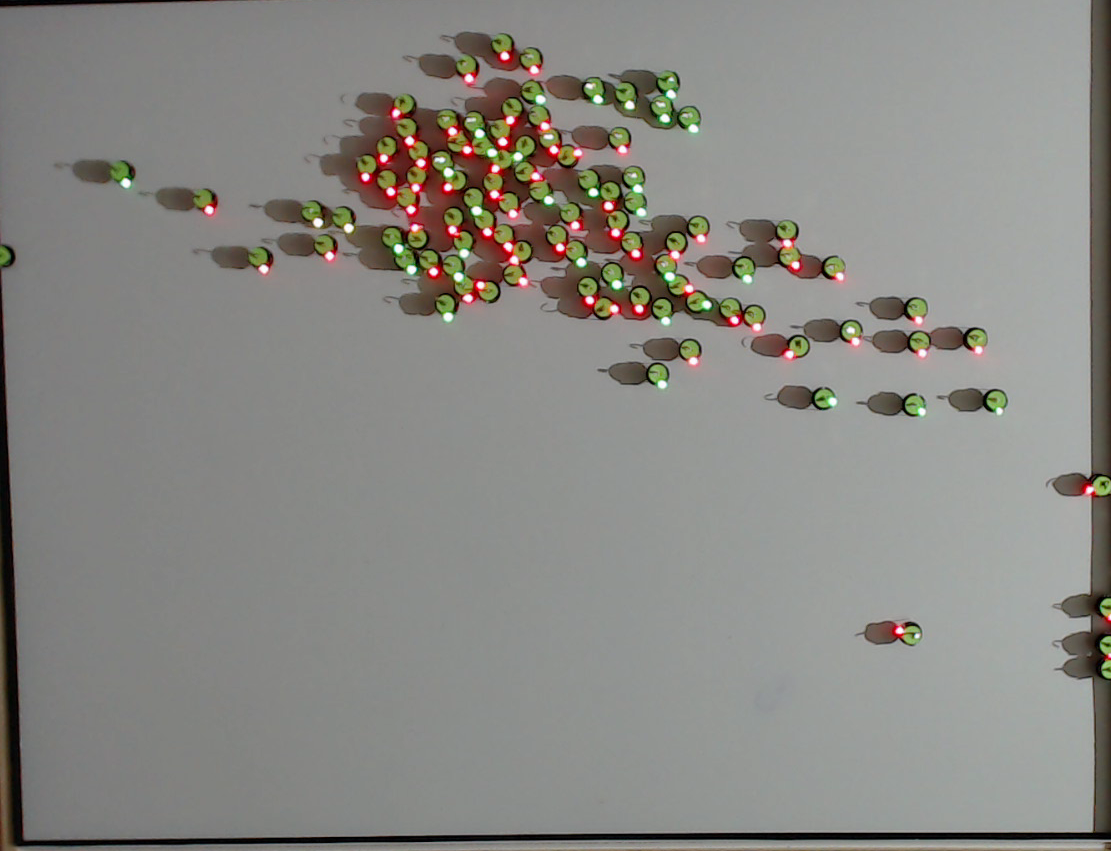
%> input picture papers/Kilobots Code/FailImage8.png, 1111 x 851 px
$ octave KilobotFinderWithImages.m   (GNU Octave 9; MATLAB toolbox functions it lacks are replaced by stand-ins)
%> lines starting %> are read from the running program, lines starting %| are printed output that depends on the picture; in (x1, y1, x2, y2) boxes, pixels count from 0 and x2, y2 are one past the last pixel; in counts of white or black regions, pixels touching at a corner belong together; the program's own positions count from 1
### papers/Kilobots Code/plot_gaussian_ellipsoid.m
function h = plot_gaussian_ellipsoid(m, C, sdwidth, npts, axh)
% PLOT_GAUSSIAN_ELLIPSOIDS plots 2-d and 3-d Gaussian distributions
%
% H = PLOT_GAUSSIAN_ELLIPSOIDS(M, C) plots the distribution specified by
%  mean M and covariance C. The distribution is plotted as an ellipse (in
%  2-d) or an ellipsoid (in 3-d).  By default, the distributions are
%  plotted in the current axes. H is the graphics handle to the plotted
%  ellipse or ellipsoid.
%
% PLOT_GAUSSIAN_ELLIPSOIDS(M, C, SD) uses SD as the standard deviation
%  along the major and minor axes (larger SD => larger ellipse). By
%  default, SD = 1. Note:
%  * For 2-d distributions, SD=1.0 and SD=2.0 cover ~ 39% and 86%
%     of the total probability mass, respectively.
%  * For 3-d distributions, SD=1.0 and SD=2.0 cover ~ 19% and 73%
%     of the total probability mass, respectively.
%
% PLOT_GAUSSIAN_ELLIPSOIDS(M, C, SD, NPTS) plots the ellipse or
%  ellipsoid with a resolution of NPTS (ellipsoids are generated
%  on an NPTS x NPTS mesh; see SPHERE for more details). By
%  default, NPTS = 50 for ellipses, and 20 for ellipsoids.
%
% PLOT_GAUSSIAN_ELLIPSOIDS(M, C, SD, NPTS, AX) adds the plot to the
%  axes specified by the axis handle AX.
%
% Examples:
% -------------------------------------------
%  % Plot three 2-d Gaussians
%  figure;
%  h1 = plot_gaussian_ellipsoid([1 1], [1 0.5; 0.5 1]);
%  h2 = plot_gaussian_ellipsoid([2 1.5], [1 -0.7; -0.7 1]);
%  h3 = plot_gaussian_ellipsoid([0 0], [1 0; 0 1]);
%  set(h2,'color','r');
%  set(h3,'color','g');
%
%  % "Contour map" of a 2-d Gaussian
%  figure;
%  for sd = [0.3:0.4:4],
%    h = plot_gaussian_ellipsoid([0 0], [1 0.8; 0.8 1], sd);
%  end
%
%  % Plot three 3-d Gaussians
%  figure;
%  h1 = plot_gaussian_ellipsoid([1 1  0], [1 0.5 0.2; 0.5 1 0.4; 0.2 0.4 1]);
%  h2 = plot_gaussian_ellipsoid([1.5 1 .5], [1 -0.7 0.6; -0.7 1 0; 0.6 0 1]);
%  h3 = plot_gaussian_ellipsoid([1 2 2], [0.5 0 0; 0 0.5 0; 0 0 0.5]);
%  set(h2,'facealpha',0.6);
%  view(129,36); set(gca,'proj','perspective'); grid on;
%  grid on; axis equal; axis tight;
% -------------------------------------------
%
%  Gautam Vallabha, Sep-23-2007, Gautam.Vallabha@mathworks.com

%  Revision 1.0, Sep-23-2007
%    - File created
%  Revision 1.1, 26-Sep-2007
%    - NARGOUT==0 check added.
%    - Help added on NPTS for ellipsoids

if ~exist('sdwidth', 'var'), sdwidth = 1; end
if ~exist('npts', 'var'), npts = []; end
if ~exist('axh', 'var'), axh = gca; end

if numel(m) ~= length(m),
    error('M must be a vector');
end
if ~( all(numel(m) == size(C)) )
    error('Dimensionality of M and C must match');
end
if ~(isscalar(axh) && ishandle(axh) && strcmp(get(axh,'type'), 'axes'))
    error('Invalid axes handle');
end

set(axh, 'nextplot', 'add');

switch numel(m)
   case 2, h=show2d(m(:),C,sdwidth,npts,axh);
   case 3, h=show3d(m(:),C,sdwidth,npts,axh);
   otherwise
      error('Unsupported dimensionality');
end

if nargout==0,
    clear h;
end

%-----------------------------
function h = show2d(means, C, sdwidth, npts, axh)
if isempty(npts), npts=50; end
% plot the gaussian fits
tt=linspace(0,2*pi,npts)';
x = cos(tt); y=sin(tt);
ap = [x(:) y(:)]';
[v,d]=eig(C);
d = sdwidth * sqrt(d); % convert variance to sdwidth*sd
bp = (v*d*ap) + repmat(means, 1, size(ap,2));
h = plot(bp(1,:), bp(2,:), '-', 'parent', axh,'color','red', 'linewidth', 3.0);

%-----------------------------
% [15 lines left out: function show3d, not called in this run]

### papers/Kilobots Code/KilobotFinderWithImages.m
% Used http://www.mathworks.com/help/images/image-segmentation-using-the-color-thesholder-app.html
% if they overlap:http://www.mathworks.com/help/images/ref/imerode.html

% ******************Loading input Image**********************************
%fn = 'BadResult.png';  % robots are 14 px in diameter in this
%fn = 'FailImageGreen.png';
fn = 'FailImage8.png';
rgbIm = imread(fn);
%> rgbIm is the input picture: size 851x1111x3 uint8; mean R, G, B 137.2, 136.2, 131.5
% Crop the image to use ROI.
rgbIm = imcrop(rgbIm,[345 60 1110 850]);
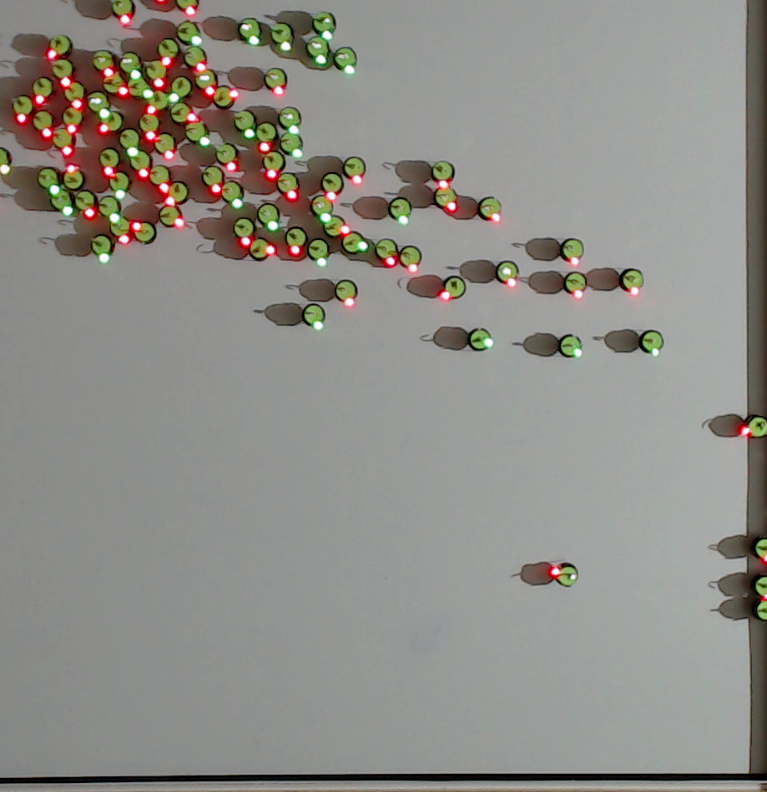
%> rgbIm: size 792x767x3 uint8; mean R, G, B 142.5, 141.1, 135
% make grayscale.
I = rgb2hsv(rgbIm);
%> I: size 792x767x3 double; mean H, S, V 0.288, 0.0984, 0.57

%
% Define thresholds for channel 1 based on histogram settings
channel1Min = 0.065;
channel1Max = 0.567;

% Define thresholds for channel 2 based on histogram settings
channel2Min = 0.288;
channel2Max = 1.000;

% Define thresholds for channel 3 based on histogram settings
channel3Min = 0.400;
channel3Max = 1.000;

% % Define thresholds for channel 1 based on histogram settings
% channel1Min = 0.087;
% channel1Max = 0.547;
%
% % Define thresholds for channel 2 based on histogram settings
% channel2Min = 0.057;
% channel2Max = 1.000;
%
% % Define thresholds for channel 3 based on histogram settings
% channel3Min = 0.452;
% channel3Max = 1.000;


% Create mask based on chosen histogram thresholds
BW = (I(:,:,1) >= channel1Min ) & (I(:,:,1) <= channel1Max) & ...
    (I(:,:,2) >= channel2Min ) & (I(:,:,2) <= channel2Max) & ...
    (I(:,:,3) >= channel3Min ) & (I(:,:,3) <= channel3Max);
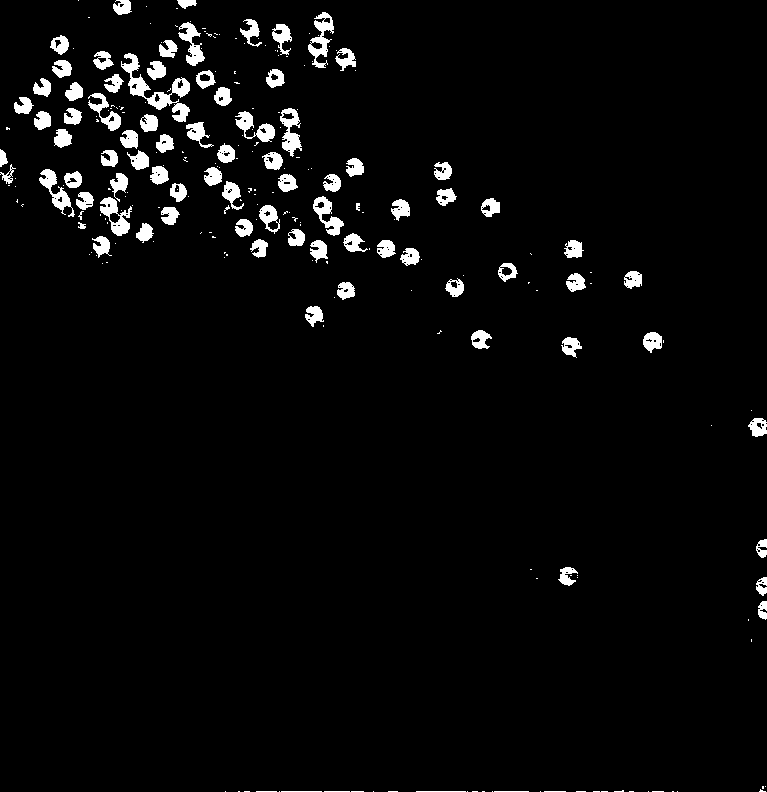
%> BW: size 792x767 logical; 3.7% white; 249 white regions (160 under 20 px), largest, box (x1, y1, x2, y2) and area: (121, 53, 190, 122) 1259, (308, 12, 334, 68) 611, (100, 197, 132, 236) 561
% Too easy, from
% http://www.mathworks.com/help/images/examples/detect-and-measure-circular-objects-in-an-image.tml
tic
  %threshold the image to remove shadows (and only show dark parts of kilobots)
    [centers, radii] = imfindcircles(BW,[10 19],'ObjectPolarity','bright','Sensitivity',0.92 );
%> centers = 89 rows, first 12: [653.5 342.5; 244.4 228.6; 266.4 133.4; 386.7 249.5; 226.5 154.3; 62.31 70.06; 180.9 87.73; 508.5 273; 273.4 162.1; 213.1 177.3; 442.6 171.2; 354.2 243.6]; radii = 89 values, max 14.36 at index 88, min 10.38 at index 87, mean 10.87
     toc
M = mean(centers);
%> M = [266.4 184.4]
V = var(centers);
%> V = [34680.5 14679.5]
C = cov(centers);
%> C = [34680.5 16720.7; 16720.7 14679.5]

%figure(1);BW = im2bw(originalImage, 0.19); imshow(BW);
figure(1)
imshow(rgbIm)
title([num2str(numel(radii)),' kilobots'])
%Draw the circles
h = viscircles(centers,radii);
hold on
plot(M(1,1) , M(1,2),'*','Markersize',16)
plot_gaussian_ellipsoid(M,C);
%> in show2d, `[v,d]=eig(C);`: v = [0.493 -0.87; -0.87 -0.493]; d = [5196.9 0; 0 44163.1]
%> in show2d, `d = sdwidth * sqrt(d);`: d = [72.09 0; 0 210.2]
%> in show2d, `bp = (v*d*ap) + repmat(means, 1, size(ap,2));`: bp = 50 columns, first 8: [302 278.3 254.4 230.8 207.7 185.6 164.8 145.7; 121.7 109 97.45 87.38 78.9 72.15 67.24 64.26]
%> in plot_gaussian_ellipsoid, `h=show2d(m(:),C,sdwidth,npts,axh)`: h = -42.4
plot(centers(:,1),centers(:,2),'+','Markersize',16)
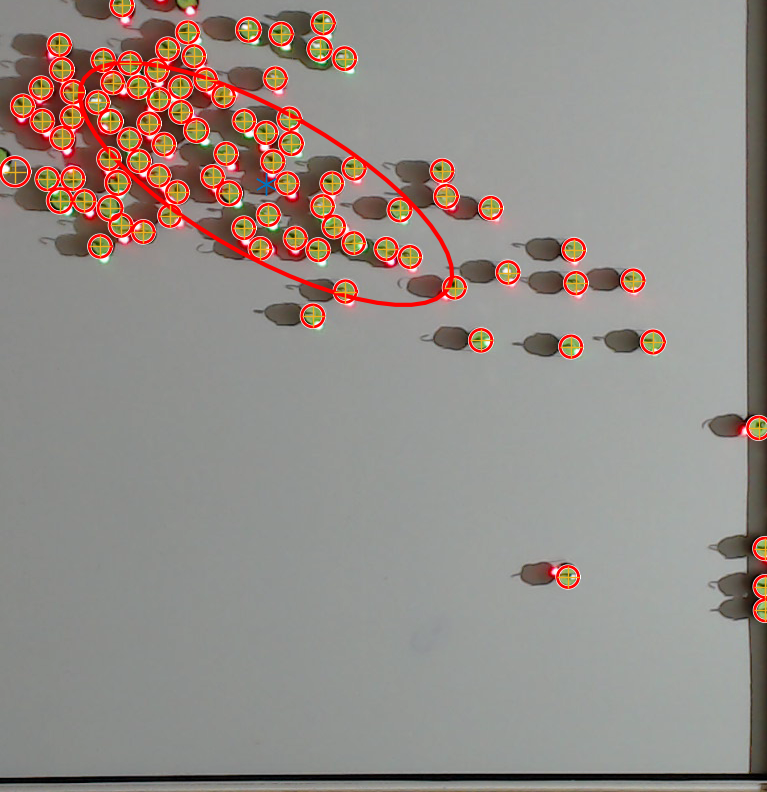
%> figure redrawn from the program's plot data; its title reads '89 kilobots'
hold off

return
% [6 lines of commented-out code are left out]

%%
I = rgb2gray(imread('FailImage.png'));
J = imadjust(I);
imshow(I)
figure, imshow(J)

% Could I find the holes in an image, and fill them?
%imfill(im,'holes');

%% http://www.mathworks.com/help/images/ref/imfill.html
fn = 'FailImage.png';
originalImage = imread(fn);
% Crop the image to use ROI.
originalImage = imcrop(originalImage,[345 60 1110 850]);
% make grayscale.
I = rgb2gray(originalImage);
I2 = imfill(I,'holes');
figure, imshow(I), figure, imshow(255-I)

$ run again, with papers/Kilobots Code/FailImage1.png copied over papers/Kilobots Code/FailImage8.png
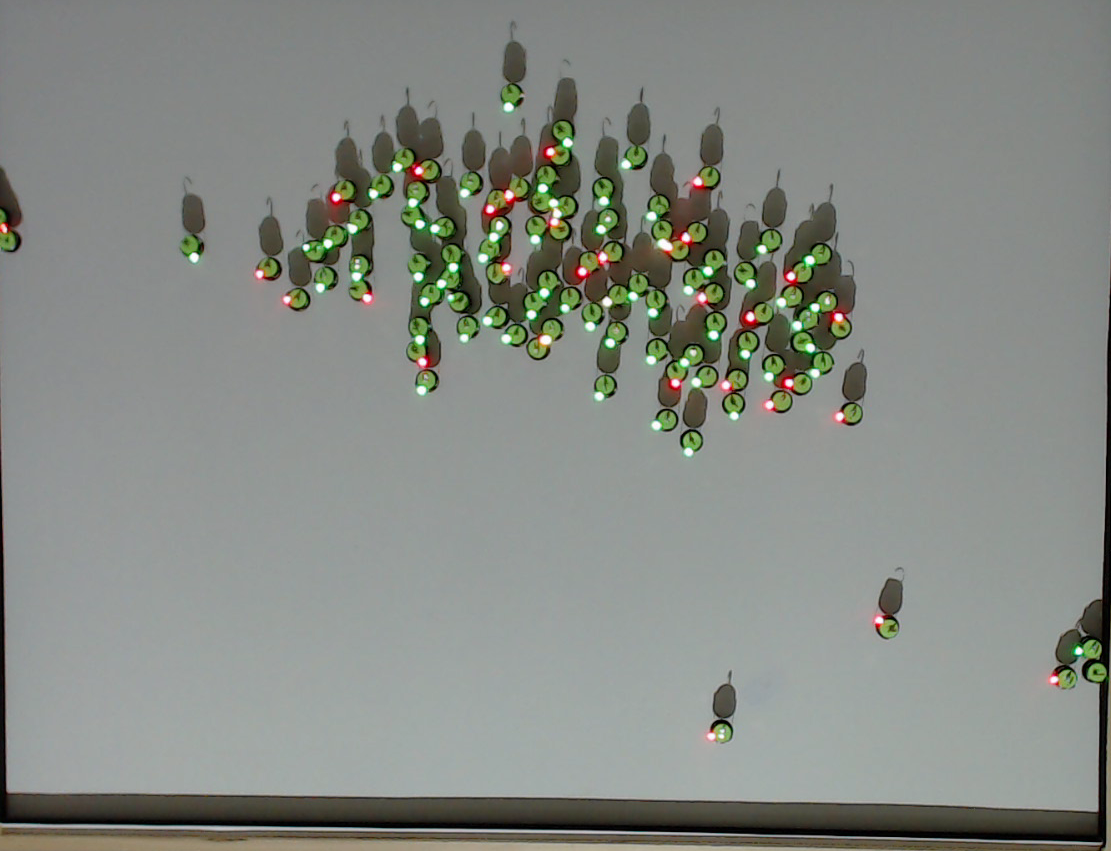
%> input picture papers/Kilobots Code/FailImage1.png, 1111 x 851 px
%> rgbIm is the input picture: size 851x1111x3 uint8; mean R, G, B 134.1, 138.1, 132.3
%> rgbIm: size 792x767x3 uint8
%> I: size 792x767x3 double; mean H, S, V 0.354, 0.109, 0.546
%> `BW = (I(:,:,1) >= channel1Min ) & (I(:,:,1) <= channel1Max) & (I(:,:,2..`:
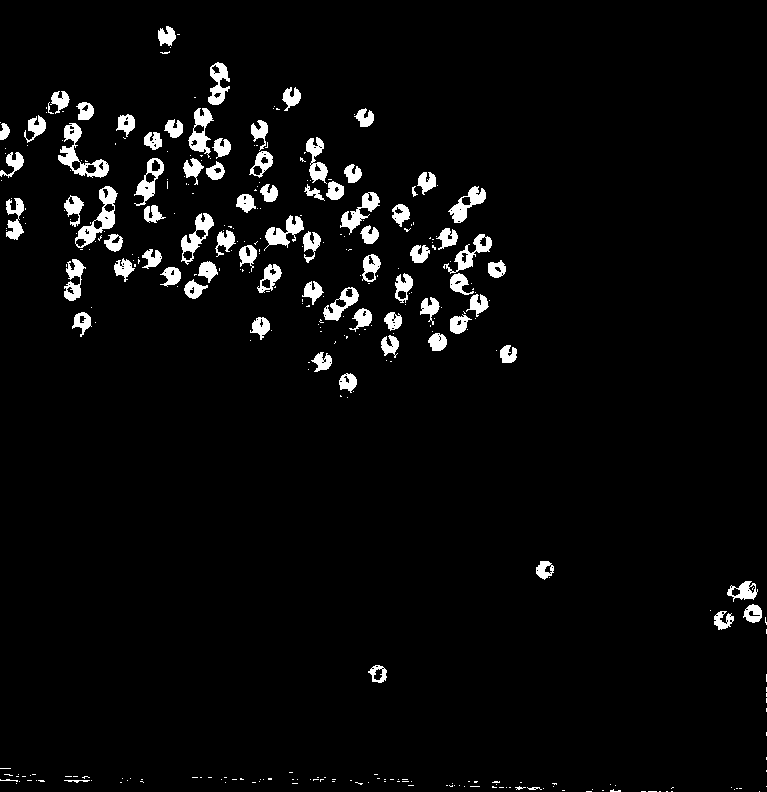
%> BW: size 792x767 logical; 3.9% white; 342 white regions (262 under 20 px), largest, box (x1, y1, x2, y2) and area: (58, 123, 109, 178) 872, (75, 186, 118, 248) 830, (181, 213, 214, 265) 598
%> centers = 90 rows, first 12: [753.7 614.5; 437.9 342.6; 171.5 276.7; 291.9 97.18; 419.8 254.4; 363.1 318.6; 497.1 268.5; 215.6 170.6; 194.7 289.5; 545.2 570.4; 348.7 383.4; 36.11 126.2]; radii = 90 values, max 14.96 at index 90, min 10.24 at index 89, mean 10.81
%> M = [273.8 248.1]
%> V = [27334.5 16638.9]
%> C = [27334.5 10672.1; 10672.1 16638.9]
%> in show2d, `[v,d]=eig(C);`: v = [0.525 -0.851; -0.851 -0.525]; d = [10049.7 0; 0 33923.7]
%> in show2d, `d = sdwidth * sqrt(d);`: d = [100.2 0; 0 184.2]
%> bp = 50 columns, first 8: [326.5 306 285 263.8 242.8 222.3 202.6 184.1; 162.8 151.1 141 132.7 126.3 121.8 119.5 119.2]
%> h = -42.4
%> `plot(centers(:,1),centers(:,2),'+','Markersize',16)`:
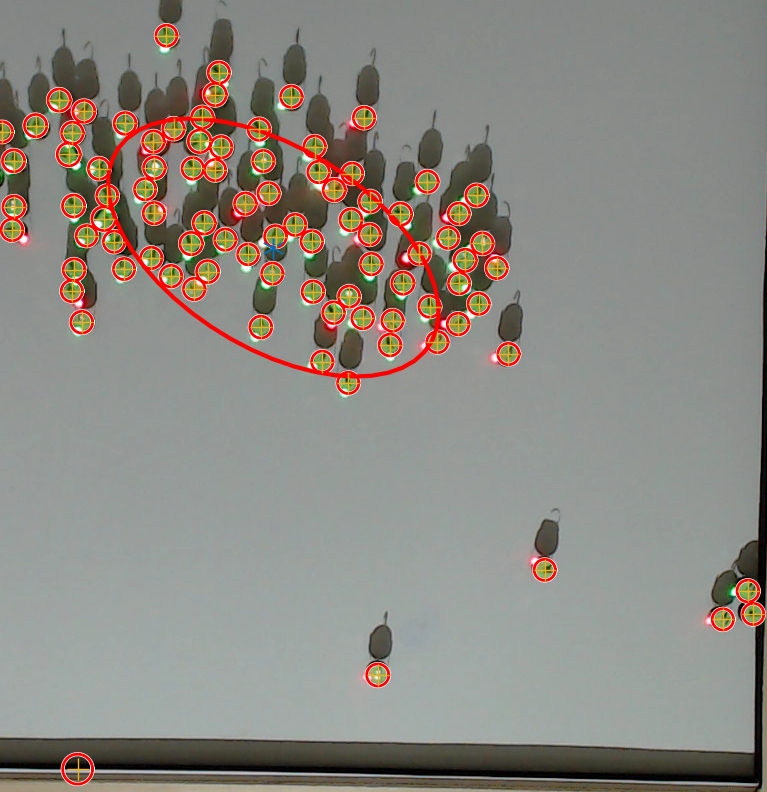
%> figure redrawn from the program's plot data; its title reads '90 kilobots'
